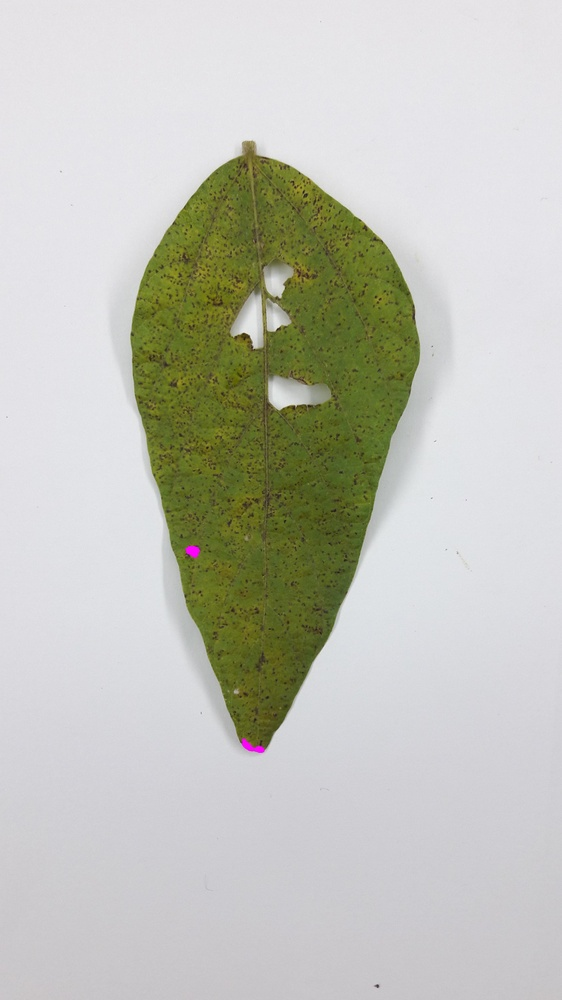
%> input picture DB_CERCOSPORE_1/MARKED/100_16_1.jpg, 562 x 1000 px, shrunk from 2322 x 4128 before the run; its folder holds only this picture in this run
$ octave main.m   (GNU Octave 9; MATLAB toolbox functions it lacks are replaced by stand-ins)
%> lines starting %> are read from the running program, lines starting %| are printed output that depends on the picture; in (x1, y1, x2, y2) boxes, pixels count from 0 and x2, y2 are one past the last pixel; in counts of white or black regions, pixels touching at a corner belong together; the program's own positions count from 1
### ALICE_ROYA_CODIGO/Funciones/7. Segmentacion de hojas en magenta/segmentarHoja.m
function [segFolder] = segmentarHoja(strDir,pathHaz)
% Remoción del fondo de la hoja
% 1 a 0

% Aqui se guardarán las imgs
% segmentadas
pathFolder   = 'imgs_segmentadas/';
segFolder    = strcat(strDir,pathFolder);

% Si no existe carpeta, la crea
    if ~exist(segFolder, 'dir')
        mkdir(segFolder);
    else
        fprintf("la carpeta de img_segmentadas ya ha sido creada\n");
    end

% define dir de imagenes
% y cuenta las mismas
renameJPG = dir(fullfile(pathHaz,'*.jpg'));
counter   = length(renameJPG);

    for ii = 1 : counter
        name = renameJPG(ii).name;
        filename = strcat(pathHaz,name);
        im = imread(filename);
%> im is the input picture: size 1000x562x3 uint8; mean R, G, B 193.7, 194.8, 185.2
        %% Aplicacion de filtro de la mediana [3x3]
        med = imfilter(im,fspecial('average'));
        imHSV = rgb2hsv(med);
%> imHSV: size 1000x562x3 double; mean H, S, V 0.581, 0.137, 0.775

        %% separar en canal Saturacion [S]
        S=imHSV(:,:,2);
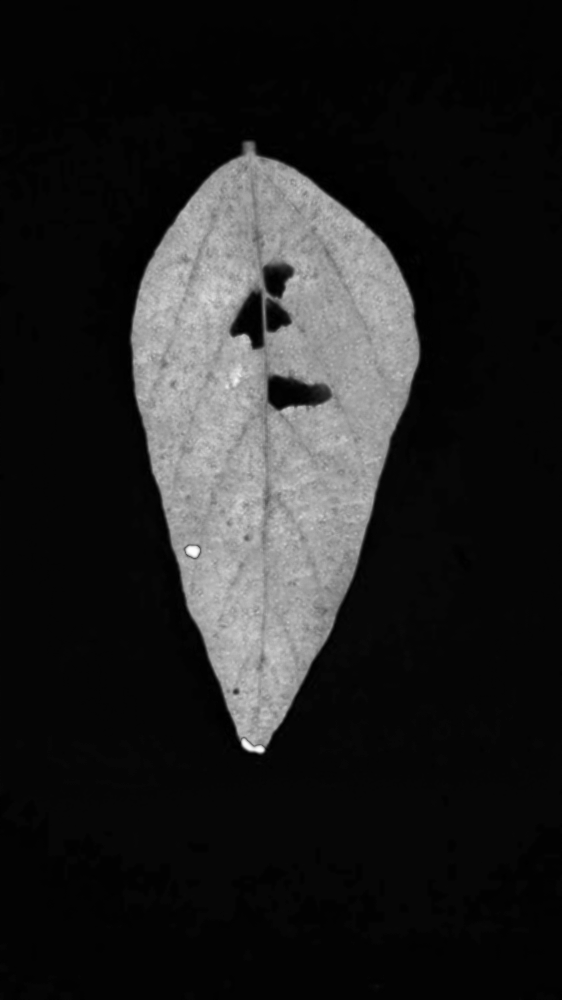
%> S: size 1000x562 double; min 0, max 1, mean 0.137

        %% Aplicación de método global Otsu a nivel 0.4941%
        sotsu = graythresh(S);
%> sotsu = 0.325

        %% Binarizado con graythresh
        SW = imbinarize(S,sotsu);
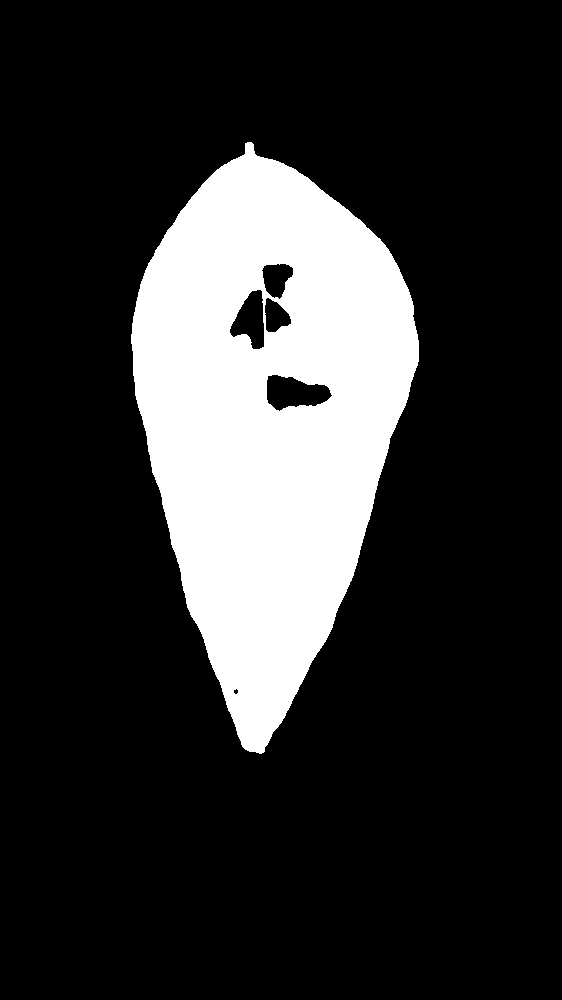
%> SW: size 1000x562 logical; 19% white; 1 white region, box (x1, y1, x2, y2) and area: (131, 142, 419, 754) 106987

        %% Multiplicación para la eliminación del fondo
        ima = im;

        ima(:,:,1) = immultiply(im(:,:,1),SW);
%> ima: size 1000x562x3 uint8; mean H, S, V 18.2, 194.8, 185.2
        ima(:,:,2) = immultiply(im(:,:,2),SW);
%> ima: size 1000x562x3 uint8; mean H, S, V 18.2, 19.6, 185.2
        ima(:,:,3) = immultiply(im(:,:,3),SW);
%> ima: size 1000x562x3 uint8; mean H, S, V 18.2, 19.6, 7.3

        % elimina el .jpg
        newStr = erase(name,".jpg");

%         % agrega el S00n
%          newName = strrep(newStr,'crop','R');

        % parametros: (imagen a guardar, [direccion de carpeta en
        % donde guarda, nombre de la imagen original, formato a guardar])
        imwrite(ima,[segFolder,newStr,'.png']);

    end


end

### ALICE_ROYA_CODIGO/Funciones/7. Segmentacion de hojas en magenta/binarizar.m
function [binFolder] = binarizar(strDir,pathSeg)
% Binarización de las imágenes
% para procesos consecutivos (binarizar = reducción de información
% en la que los únicos valores posibles son verdadero y falso (1 y 0))


% Aqui se guardarán las imgs
% binarizadas
pathBin   = 'imgs_binarizadas/';
binFolder = strcat(strDir,pathBin);


% Si no existe carpeta, la crea
    if ~exist(binFolder, 'dir')
        mkdir(binFolder);
    else
        fprintf("la carpeta de imgs_binarizadas ya ha sido creada\n");
    end

% define dir de imagenes
% y cuenta las mismas
segPNG = dir(fullfile(pathSeg,'*.png'));
counter   = length(segPNG);

    for ii = 1 : counter
        name = segPNG(ii).name;
        filename = strcat(pathSeg,name);
        im = imread(filename);


        %% se pasa imagen a escala de grises
        grayImage = rgb2gray(im);

        %% se binariza
        binImage = imbinarize(grayImage);

        %% elimina el .png duplicado
        newStr = erase(name,".png");


        % parametros: (imagen a guardar, [direccion de carpeta en
        % donde guarda, nombre de la imagen original, formato a guardar])
        imwrite(binImage,[binFolder,newStr,'.png']);

    end


end

### ALICE_ROYA_CODIGO/Funciones/7. Segmentacion de hojas en magenta/cropImagen.m
function [cropFolder] =  cropImagen(strDir,pathSeg,pathBin)
% Debido a la dimension original de las imagenes (4032 x 3024px)
% los procesos requieren recursos computacionales mayores,
% se ha optado por el corte de la region aislando unicamente la hoja
% despreciando el fondo (0).
% La diferencia en resultados entre una imagen sin ningun corte y cortada?
% aun no se puede definir completamente.
% Pero en papers menciona que la perdida de informacion no es excesiva*


% Aqui se guardarán las imgs
% cortadas
pathCrop   = 'imgs_recortadas/';
cropFolder = strcat(strDir,pathCrop);

% Si no existe carpeta, la crea
    if ~exist(cropFolder, 'dir')
        mkdir(cropFolder);
    else
        fprintf("la carpeta de imgs_recortadas ya ha sido creada\n");
    end

 % Define dir de imagenes ha utilizar para el recorte
 % las imagenes a color con fondo removido (imgs_segmentadas)
 % y sus correspondientes en binario (img_bin)

 binFile =  dir(fullfile(pathBin,'*.png'));
 segFile =  dir(fullfile(pathSeg,'*.png'));
 nFiles  = length(binFile);

  for ii = 1 : nFiles
          filenameBin = strcat(pathBin,binFile(ii).name);
          filenameSeg = strcat(pathSeg, segFile(ii).name);
          nombreImagen = binFile(ii).name;

          binImage = imread(filenameBin);
          segImage = imread(filenameSeg);

          % se hallan las propiedades deseadas
          CC = bwconncomp(binImage);
          numPixels = cellfun(@numel,CC.PixelIdxList);
          [biggestSize,idx] = max(numPixels);
          BW2 = false(size(binImage));
          BW2(CC.PixelIdxList{idx}) = true;

          propiedades = regionprops(BW2, 'Area', 'BoundingBox');

          % se reemplaza la imagen por la segmentada y corto
          img_crop=imcrop(segImage,propiedades(1).BoundingBox);

          % elimina el .png duplicado
          newStr = erase(nombreImagen,".png");

          % reemplaza el bin por hoja
%           newName = erase(newStr,"bin");
%           newName2 = strrep(newName,'ROY','SOY');
%           newName3 = strrep(newName2,'RURT','RUST');


          % parametros: (imagen a guardar, [direccion de carpeta en
          % donde guarda, nombre de la imagen original, formato a guardar])
          imwrite(img_crop,[cropFolder,newStr,'.png']);
     end


removeFiles(pathBin);
removeFiles(pathSeg);

end

### 1-LeavesSeg/LeavesHSV/removeFiles.m
function [ output_args ] = removeFiles( archivoBorrar)
% ########################################################################
% Project AUTOMATIC CLASSIFICATION OF ORANGES BY SIZE AND DEFECTS USING
% COMPUTER VISION TECHNIQUES 2018
% juancarlosmiranda81@gmail.com
% ########################################################################
    comando = { 'rm','-rf',archivoBorrar};
    command=strjoin(comando);
    [status,cmdout] = system(command);

end

### ALICE_ROYA_CODIGO/Funciones/7. Segmentacion de hojas en magenta/main.m
%% Parametros Iniciales
clc;
clear all;
close all;
%% Definición de variables globales
global pathSeg;            ...                                             | path donde se guardan las imágenes con remoción de fondo (segmentación)
global pathBin;            ...                                             | path donde se guardan las imágenes binarias
global pathCrop;           ...                                             | path donde se guardan las imágenes recortadas

home          = strcat(pwd,'/');
strDir        = strcat(home,'roya2018/');
mkdir         (strDir);
%% Definición de paths de base de datos de imagenes escogidas originales
pathHaz = strcat(home,'Escritorio/MARKED/'); % path de imagenes completas
%marcadas (100)
%pathHaz = strcat(home,'Escritorio/clasificading/pruebasMARKED/'); % path de imagenes completas marcadas (11)
%% donde se guardaran los resultados
folder        = strcat(home,'Escritorio/Resultado_de_Magenta/');
mkdir         (folder);

%% Funciones
pathSeg       = segmentarHoja(folder,pathHaz);
pathBin       = binarizar(folder,pathSeg);
pathCrop      = cropImagen(folder,pathSeg,pathBin);

$ run again, on DB_CERCOSPORE_1/MARKED/106_18_1.jpg
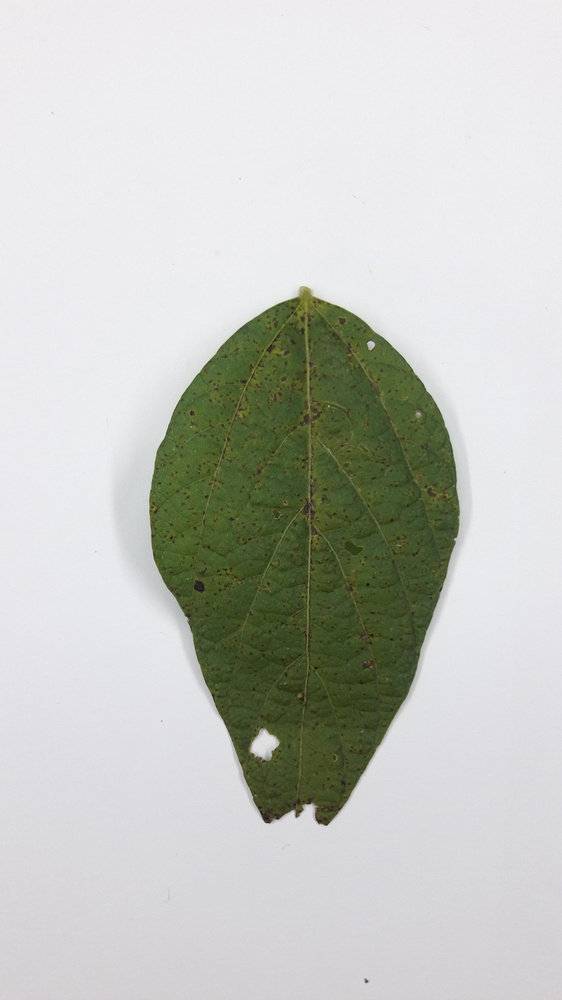
%> input picture DB_CERCOSPORE_1/MARKED/106_18_1.jpg, 562 x 1000 px, shrunk from 2322 x 4128 before the run
%> in segmentarHoja, im is the input picture: size 1000x562x3 uint8; mean R, G, B 196.1, 198.4, 192.5
%> imHSV: size 1000x562x3 double; mean H, S, V 0.587, 0.11, 0.786
%> in segmentarHoja, `S=imHSV(:,:,2);`:
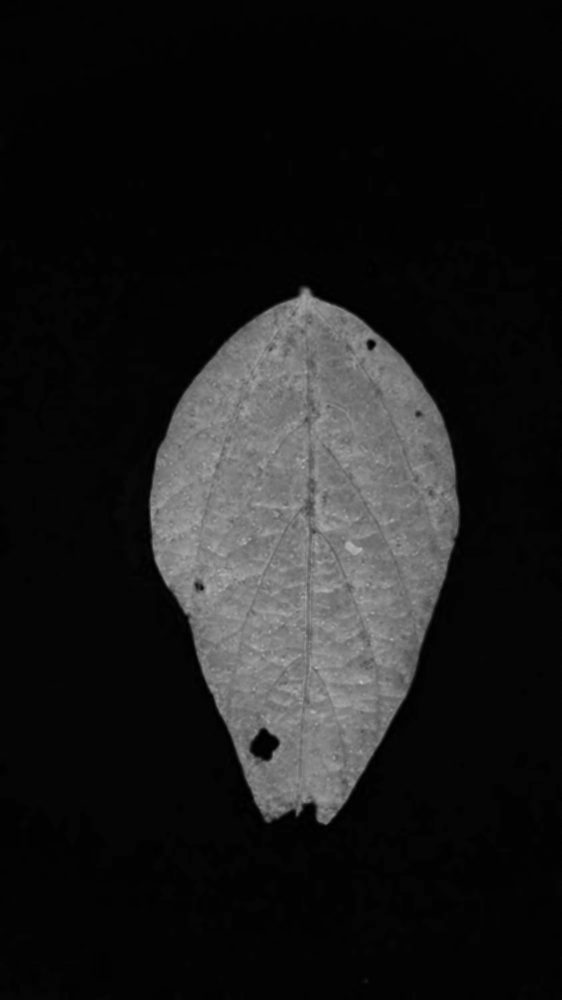
%> S: size 1000x562 double; min 0, max 0.767, mean 0.11
%> sotsu = 0.251
%> in segmentarHoja, `SW = imbinarize(S,sotsu);`:
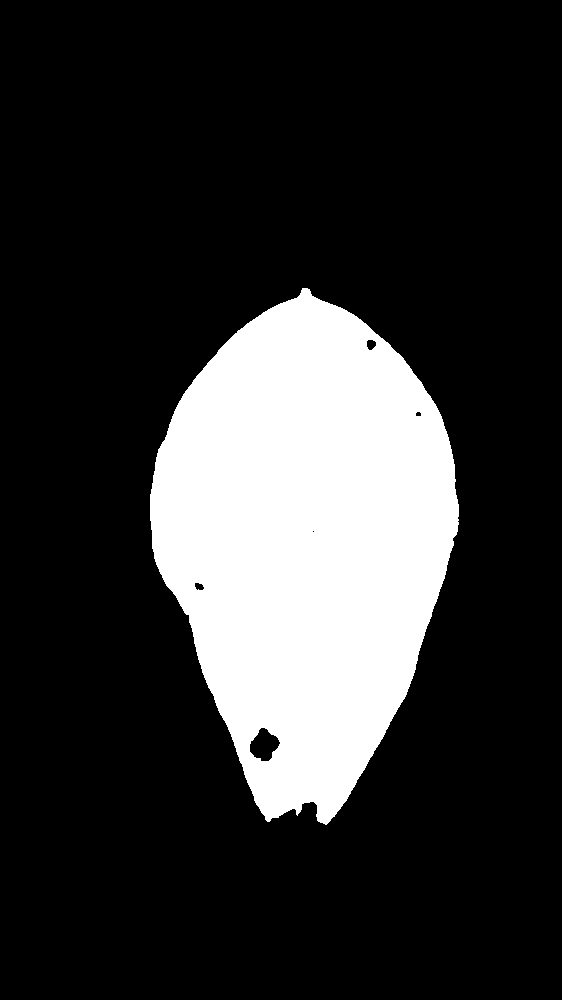
%> SW: size 1000x562 logical; 19.9% white; 1 white region, box (x1, y1, x2, y2) and area: (150, 288, 459, 825) 111846

$ run again, on DB_CERCOSPORE_1/MARKED/107_19_1.jpg
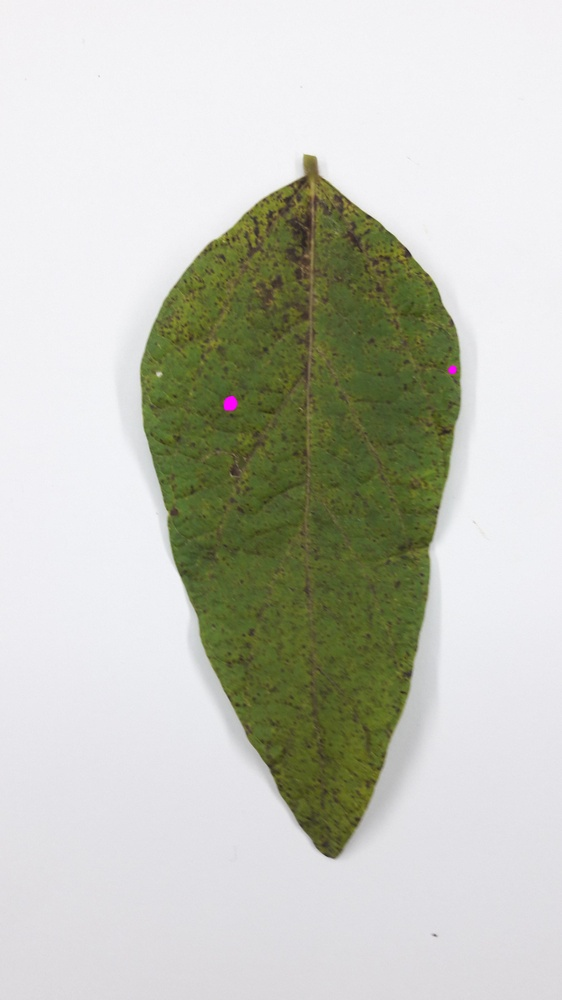
%> input picture DB_CERCOSPORE_1/MARKED/107_19_1.jpg, 562 x 1000 px, shrunk from 2322 x 4128 before the run
%> in segmentarHoja, im is the input picture: size 1000x562x3 uint8; mean R, G, B 196.1, 197.9, 187.2
%> imHSV: size 1000x562x3 double; mean H, S, V 0.548, 0.148, 0.785
%> in segmentarHoja, `S=imHSV(:,:,2);`:
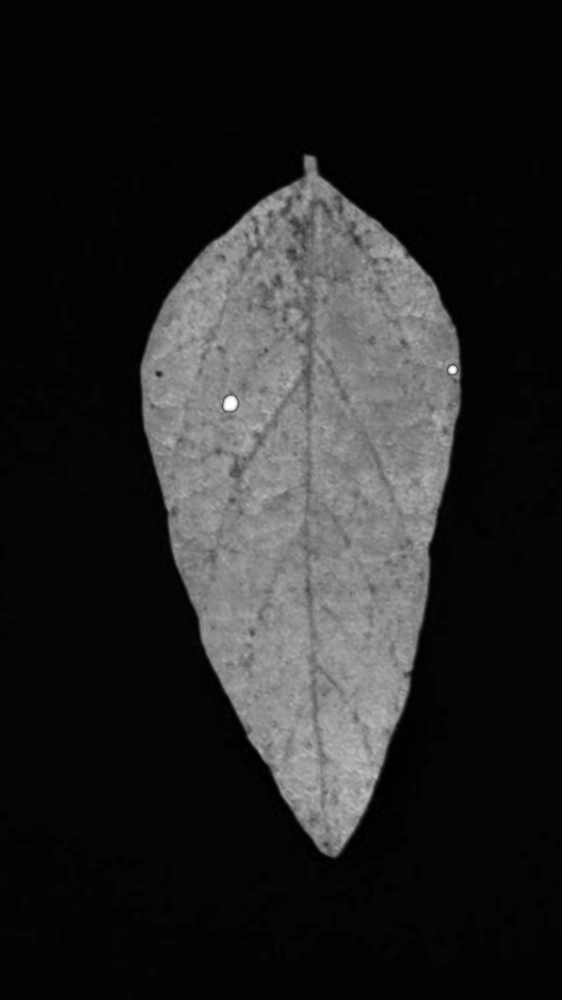
%> S: size 1000x562 double; min 0, max 1, mean 0.148
%> sotsu = 0.271
%> in segmentarHoja, `SW = imbinarize(S,sotsu);`:
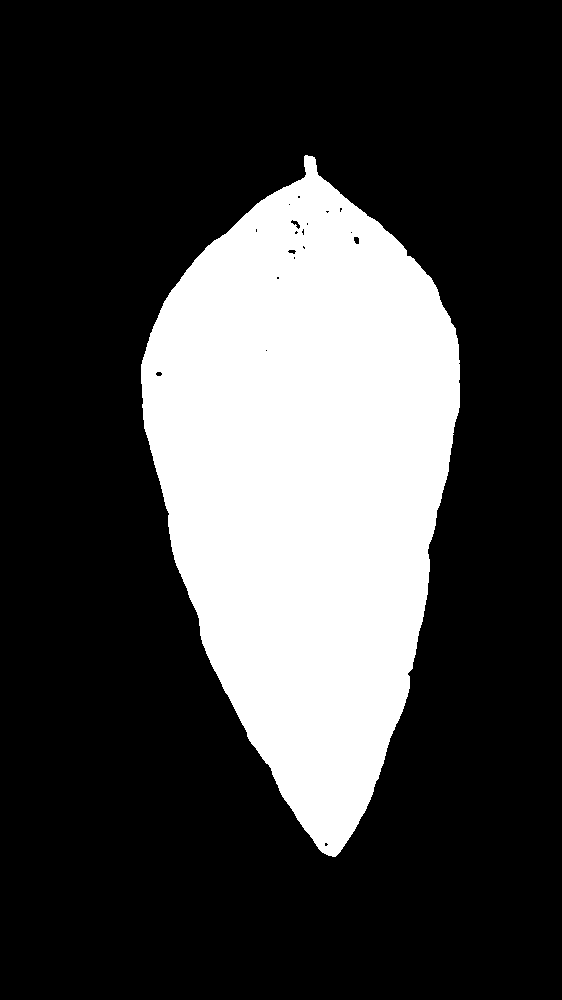
%> SW: size 1000x562 logical; 25.6% white; 1 white region, box (x1, y1, x2, y2) and area: (141, 155, 460, 857) 143976

$ run again, on DB_CERCOSPORE_1/MARKED/108_19_1.jpg
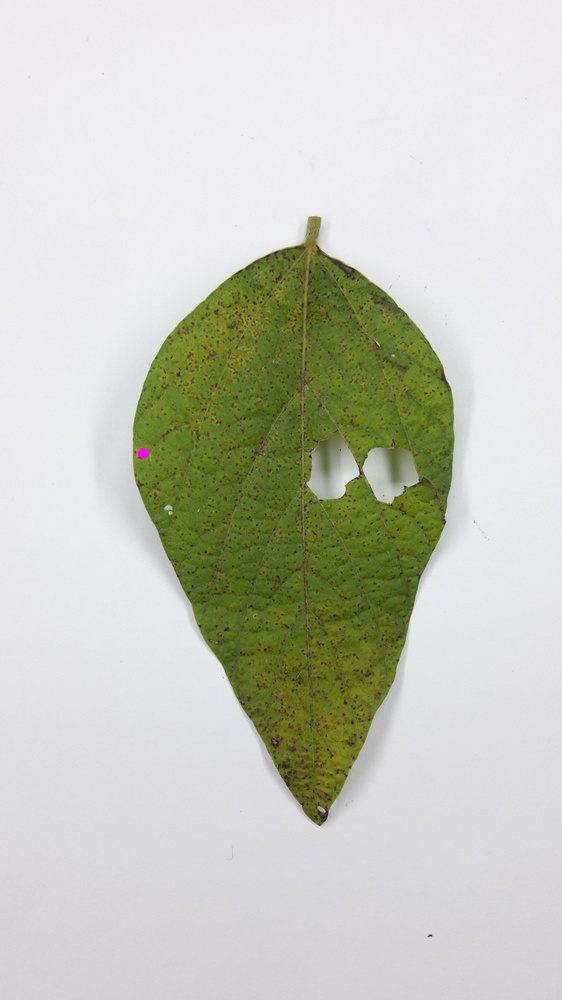
%> input picture DB_CERCOSPORE_1/MARKED/108_19_1.jpg, 562 x 1000 px, shrunk from 2322 x 4128 before the run
%> in segmentarHoja, im is the input picture: size 1000x562x3 uint8; mean R, G, B 199.1, 201.4, 189
%> imHSV: size 1000x562x3 double; mean H, S, V 0.573, 0.148, 0.798
%> in segmentarHoja, `S=imHSV(:,:,2);`:
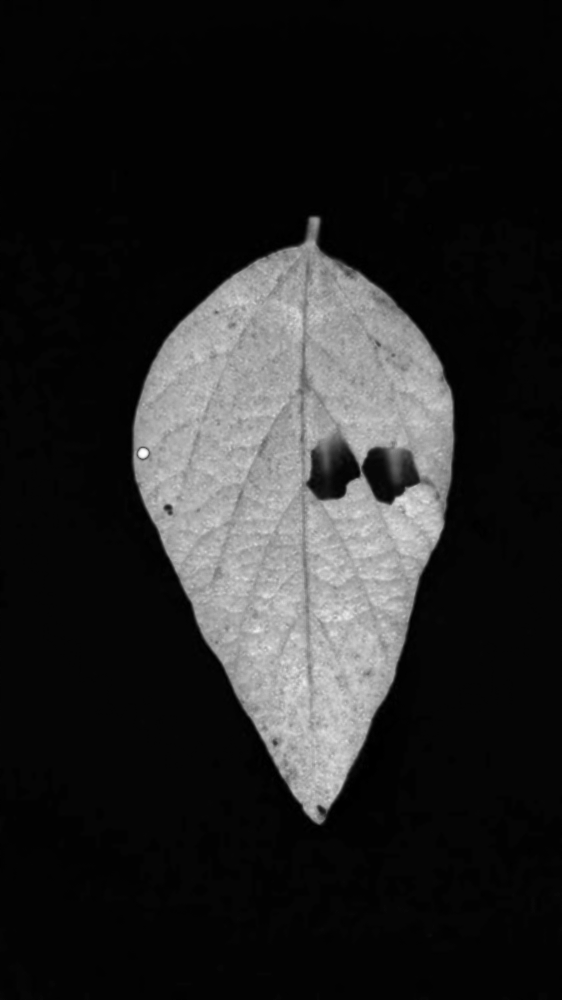
%> S: size 1000x562 double; min 0, max 0.996, mean 0.148
%> sotsu = 0.337
%> in segmentarHoja, `SW = imbinarize(S,sotsu);`:
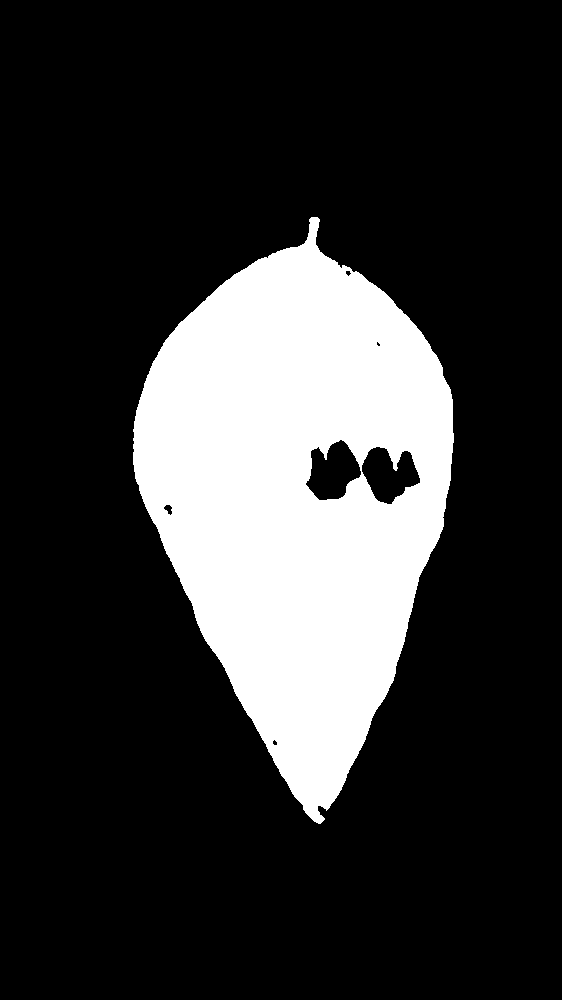
%> SW: size 1000x562 logical; 20.5% white; 1 white region, box (x1, y1, x2, y2) and area: (133, 217, 454, 824) 115273
